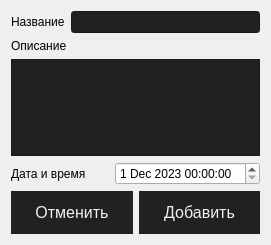
<?xml version="1.0" encoding="UTF-8"?>
<ui version="4.0">
 <class>AddTaskDialog</class>
 <widget class="QDialog" name="AddTaskDialog">
  <property name="geometry">
   <rect>
    <x>0</x>
    <y>0</y>
    <width>271</width>
    <height>245</height>
   </rect>
  </property>
  <property name="windowTitle">
   <string>Добавление задачи</string>
  </property>
  <layout class="QGridLayout" name="gridLayout">
   <item row="1" column="0">
    <layout class="QHBoxLayout" name="horizontalLayout_4">
     <item>
      <widget class="QPushButton" name="cancelBtn">
       <property name="styleSheet">
        <string notr="true">QPushButton {
        margin: 0;
    background-color: rgb(33, 33, 33); /* Прозрачный фон */
    border: 2px solid rgb(33, 33, 33); /* Цвет рамки */
    color: rgb(239, 241, 247); /* Цвет текста */
    padding: 10px 20px; /* Отступы внутри кнопки */
    text-align: center; /* Выравнивание текста по центру */
    text-decoration: none; /* Убираем подчеркивание текста */
    font-size: 16px;
    border-radius: 0; /* Углы без закруглений */
}

QPushButton:hover {
    background-color: transparent; /* Новый цвет фона при наведении курсора */
    color: rgb(255, 255, 255); /* Изменение цвета текста при наведении */
    border-color: rgb(255, 255, 255); /* Изменение цвета рамки при наведении */
}</string>
       </property>
       <property name="text">
        <string>Отменить</string>
       </property>
      </widget>
     </item>
     <item>
      <widget class="QPushButton" name="acceptBtn">
       <property name="styleSheet">
        <string notr="true">QPushButton {
        margin: 0;
    background-color: rgb(33, 33, 33); /* Прозрачный фон */
    border: 2px solid rgb(33, 33, 33); /* Цвет рамки */
    color: rgb(239, 241, 247); /* Цвет текста */
    padding: 10px 20px; /* Отступы внутри кнопки */
    text-align: center; /* Выравнивание текста по центру */
    text-decoration: none; /* Убираем подчеркивание текста */
    font-size: 16px;
    border-radius: 0; /* Углы без закруглений */
}

QPushButton:hover {
    background-color: transparent; /* Новый цвет фона при наведении курсора */
    color: rgb(255, 255, 255); /* Изменение цвета текста при наведении */
    border-color: rgb(255, 255, 255); /* Изменение цвета рамки при наведении */
}</string>
       </property>
       <property name="text">
        <string>Добавить</string>
       </property>
      </widget>
     </item>
    </layout>
   </item>
   <item row="0" column="0">
    <layout class="QVBoxLayout" name="verticalLayout">
     <item>
      <layout class="QHBoxLayout" name="horizontalLayout_2">
       <item>
        <widget class="QLabel" name="label">
         <property name="text">
          <string>Название</string>
         </property>
        </widget>
       </item>
       <item>
        <widget class="QLineEdit" name="titleEdit">
         <property name="styleSheet">
          <string notr="true">background-color: rgb(33, 33, 33);</string>
         </property>
        </widget>
       </item>
      </layout>
     </item>
     <item>
      <widget class="QLabel" name="label_2">
       <property name="text">
        <string>Описание</string>
       </property>
      </widget>
     </item>
     <item>
      <widget class="QTextEdit" name="descriptionEdit">
       <property name="styleSheet">
        <string notr="true">background-color: rgb(33, 33, 33);</string>
       </property>
      </widget>
     </item>
     <item>
      <layout class="QHBoxLayout" name="horizontalLayout_3">
       <item>
        <widget class="QLabel" name="label_3">
         <property name="text">
          <string>Дата и время</string>
         </property>
        </widget>
       </item>
       <item>
        <widget class="QDateTimeEdit" name="dateTimeEdit">
         <property name="dateTime">
          <datetime>
           <hour>0</hour>
           <minute>0</minute>
           <second>0</second>
           <year>2023</year>
           <month>12</month>
           <day>1</day>
          </datetime>
         </property>
         <property name="date">
          <date>
           <year>2023</year>
           <month>12</month>
           <day>1</day>
          </date>
         </property>
        </widget>
       </item>
      </layout>
     </item>
    </layout>
   </item>
  </layout>
 </widget>
 <tabstops>
  <tabstop>titleEdit</tabstop>
  <tabstop>descriptionEdit</tabstop>
  <tabstop>dateTimeEdit</tabstop>
  <tabstop>cancelBtn</tabstop>
  <tabstop>acceptBtn</tabstop>
 </tabstops>
 <resources/>
 <connections>
  <connection>
   <sender>cancelBtn</sender>
   <signal>clicked(bool)</signal>
   <receiver>AddTaskDialog</receiver>
   <slot>reject()</slot>
   <hints>
    <hint type="sourcelabel">
     <x>106</x>
     <y>231</y>
    </hint>
    <hint type="destinationlabel">
     <x>85</x>
     <y>244</y>
    </hint>
   </hints>
  </connection>
 </connections>
</ui>
